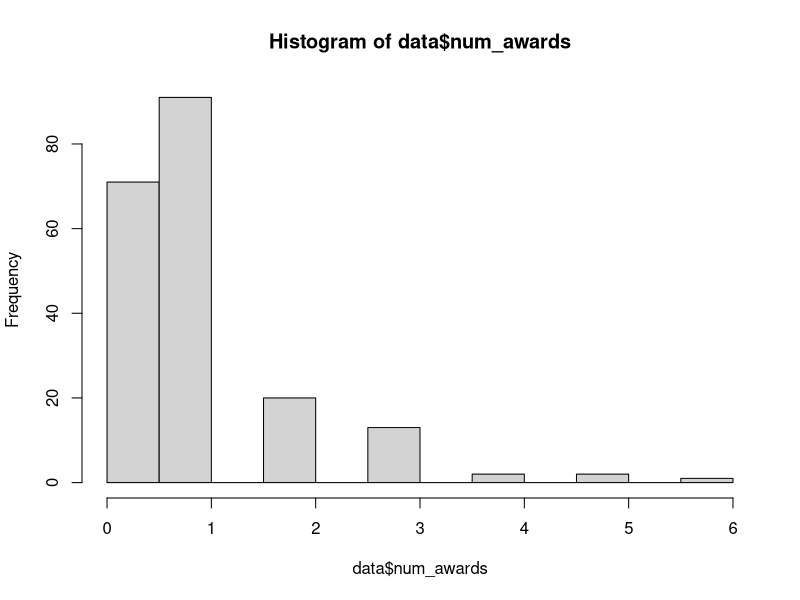

The R source for this figure:
#5a

data = read.table("awards.txt", header=TRUE)
head(data)

hist(data$num_awards)

#needed because otherwise programm would be numeric (now it is a factor)
data <- within(data, {prog <- factor(prog, levels=1:3, labels=c("General", "Academic", "Vocational"))})

awards=glm(num_awards~prog, family=poisson,data=data)

#Investigate whether the type of program influences the number of awards by 
#performing a Poisson regression, without taking variable math into account
summary(awards)
#general (1) has a p value<0.05 (0.005), academic (2) has a p value<0.05 (0.001)
#vocational has a p value>0.05 (0.072)

#Estimate the numbers of awards for all the three types of program. 
coef_awards_gen = exp(coef(awards)[1]); coef_awards_aca = exp(coef(awards)[1] + coef(awards)[2]);coef_awards_voc = exp(coef(awards)[1] + coef(awards)[3])
table_awards = table(data[1:2])
persons_1 = sum(table_awards[1:7]); persons_2 = sum(table_awards[8:14]); persons_3 = sum(table_awards[15:21])
persons_1*coef_awards_gen; persons_2*coef_awards_aca; persons_3*coef_awards_voc
#estimation number of awards per programm is program 1 (general): 26, 
#programm 2 (academic): 123, programm 3 (vocational): 45

#Which program type is the best for the number of awards for this model?
coef_awards_gen; coef_awards_aca; coef_awards_voc
#coeffecients per programm program 1 (general): 0.578, programm 2 (academic): 1.171 
#programm 3 (vocational): 0.9. So programm 2(academic)


####without mode####
#Also possible to estimate without the model does give the same answer
# number of awards per programm, but does not use model
awards_prog =xtabs(data[1:2])
awards_prog[1]; awards_prog[2]; awards_prog[3]

# average award per person for every programm
awards_prog[1]/persons_1; awards_prog[2]/persons_2; awards_prog[3]/persons_3
####without model####

#5b


#5c
#Now include predictor math into analysis and investigate the influence of the 
#explanatory variables prog and math (and their interaction) on the numbers of awards.

awards2=glm(num_awards~prog*math, family=poisson,data=data)
summary(awards2)
#the interactions have a p-vaue>0.05 and therefore it has an insignficant 
#influence on the amount of awards a person would get. So model without interaction

awards3=glm(num_awards~prog+math, family=poisson,data=data)
summary(awards3)
#the three programms have a p-value<0.05 so they are all significant 
#1 (p_general)=6.06e-07, 2 (p_aca)=0.0440, 3 (p_voc)=0.0232 and the math 
#variable is also significant p_value = 1.80e-10


#Which program type is the best for the number of awards? 

coef_awards3_gen = exp(coef(awards3)[1]); coef_awards3_aca = exp(coef(awards3)[1] + coef(awards3)[2]);coef_awards3_voc = exp(coef(awards3)[1] + coef(awards3)[3])
coef_awards3_gen; coef_awards3_aca; coef_awards3_voc

#coeffecients per programm program 1 (general): 0.093, programm 2 (academic): 0.147
#programm 3 (vocational): 0.164. So programm 3 (Vocational). This is different
#from when the math variable was not taken in account, since than programm 2
#(academic) had the largest coeffecient


#Estimate the numbers of awards for the vocational program and math score 55.

#when I use just the coefficients
coef_awards3_gen = exp(coef(awards3)[1]+coef(awards3)[3]+coef(awards3)[4]*55)
coef_awards3_gen 
#A person with prog = 3 (vocational), math = 55 is predicted to have 1.17 awards.

#when I use predict
newdata = data.frame(prog = 'Vocational', math = 55)
newdata

predict(awards3, newdata = newdata, type = "response")
#A person with prog = 1 (vocational), math = 55 is predicted to have 1.17 awards.

#both methods same answer so probably right

